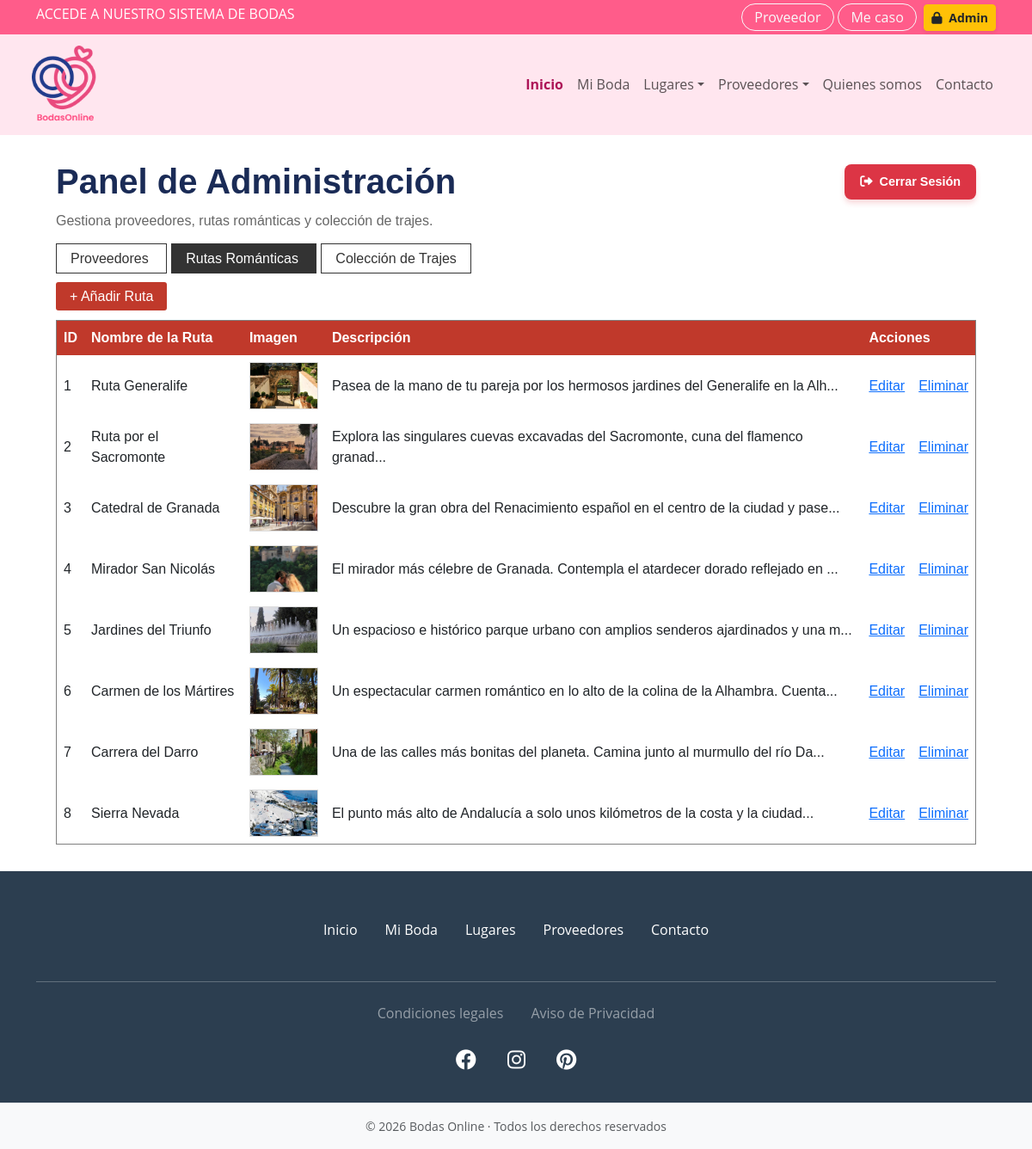
The app's page /admin.php?tab=rutas (signed in) with its own data.
### tables this page shows
CREATE TABLE `rutastb` (
  `idRuta` int NOT NULL,
  `nombreRuta` varchar(100) NOT NULL,
  `imgRuta` varchar(255) NOT NULL,
  `descripcionRuta` text
);

### admin.php (the view, shortened to what this page needs)
<?php
require_once("conexion.php");
$tab = $_GET['tab'] ?? 'proveedores';
function extraer($texto, $desde, $numero){
    if (strlen($texto) > $numero) {
        return substr($texto, $desde, $numero) . "...";
    }
    return $texto;
}
function obtenerRutaImagen($img) {
    if (strpos($img, 'img/') === 0) return $img;
    return 'img/' . $img;
}
if ($tab == 'proveedores') {
    $consulta = "SELECT * FROM proveedorestb, categoriastb WHERE proveedorestb.idCategoria = categoriastb.idCategoria";
    $resultados = $conexion->query($consulta)->fetchAll(PDO::FETCH_ASSOC);
} elseif ($tab == 'rutas') {
    $resultados = $conexion->query("SELECT * FROM rutastb")->fetchAll(PDO::FETCH_ASSOC);
} elseif ($tab == 'trajes') {
    $resultados = $conexion->query("SELECT * FROM trajestb")->fetchAll(PDO::FETCH_ASSOC);
}
?>
<?php include_once("header.php"); ?>
<div style="max-width: 1100px; margin: 30px auto; padding: 0 15px; font-family: sans-serif;">
    <div style="display: flex; justify-content: space-between; align-items: center; flex-wrap: wrap; margin-bottom: 10px;">
        <h1 style="margin: 0; font-family: sans-serif; font-weight: 700; color: #1a2b56;">Panel de Administración</h1>
        <a href="logout.php" style="padding: 10px 18px; background-color: #dc3545; color: white; text-decoration: none; border-radius: 8px; font-weight: 600; font-size: 0.9rem; display: inline-flex; align-items: center; gap: 8px; transition: all 0.2s; box-shadow: 0 4px 6px rgba(220, 53, 69, 0.2);" onmouseover="this.style.backgroundColor='#bd2130'; this.style.transform='translateY(-1px)';" onmouseout="this.style.backgroundColor='#dc3545'; this.style.transform='none';">
            <i class="fas fa-sign-out-alt"></i> Cerrar Sesión
        </a>
    </div>
    <p style="color: #666; margin-bottom: 20px;">Gestiona proveedores, rutas románticas y colección de trajes.</p>
    <div style="margin-bottom: 20px;">
        <a href="admin.php?tab=proveedores" style="padding: 8px 16px; margin-right: 5px; text-decoration: none; border: 1px solid #333; background-color: <?= $tab == 'proveedores' ? '#333' : '#fff' ?>; color: <?= $tab == 'proveedores' ? '#fff' : '#333' ?>;">
            Proveedores
        </a>
        <a href="admin.php?tab=rutas" style="padding: 8px 16px; margin-right: 5px; text-decoration: none; border: 1px solid #333; background-color: <?= $tab == 'rutas' ? '#333' : '#fff' ?>; color: <?= $tab == 'rutas' ? '#fff' : '#333' ?>;">
            Rutas Románticas
        </a>
        <a href="admin.php?tab=trajes" style="padding: 8px 16px; text-decoration: none; border: 1px solid #333; background-color: <?= $tab == 'trajes' ? '#333' : '#fff' ?>; color: <?= $tab == 'trajes' ? '#fff' : '#333' ?>;">
            Colección de Trajes
        </a>
    </div>
    <div style="margin-bottom: 15px;">
        <?php if($tab == 'proveedores'): ?>
            <a href="insertar.php" style="padding: 8px 16px; background-color: #1a2b56; color: white; text-decoration: none; border-radius: 3px;">+ Añadir Proveedor</a>
        <?php elseif($tab == 'rutas'): ?>
            <a href="insertar_ruta.php" style="padding: 8px 16px; background-color: #c0392b; color: white; text-decoration: none; border-radius: 3px;">+ Añadir Ruta</a>
        <?php elseif($tab == 'trajes'): ?>
            <a href="insertar_traje.php" style="padding: 8px 16px; background-color: #1a2b56; color: white; text-decoration: none; border-radius: 3px;">+ Añadir Traje</a>
        <?php endif; ?>
    </div>
    <?php if($tab == 'proveedores'): ?>
    <table border="1" cellpadding="8" cellspacing="0" style="width: 100%; border-collapse: collapse; background-color: #fff;">
        <thead style="background-color: #1a2b56; color: white;">
            <tr>
                <th>ID</th>
                <th>Empresa</th>
                <th>Imagen</th>
                <th>Descripción</th>
                <th>Categoría</th>
                <th>Estado</th>
                <th colspan="2">Acciones</th>
            </tr>
        </thead>
        <tbody>
        <?php if(count($resultados) > 0): ?>
            <?php foreach($resultados as $fila): ?>
            <tr>
                <td><?= $fila['idProveedor'] ?></td>
                <td>
                    <?= htmlspecialchars($fila['nombreProveedor']) ?><br>
                    <small style="color: #666;"><?= htmlspecialchars($fila['telefonoProveedor']) ?></small>
                </td>
                <td><img src="<?= htmlspecialchars(obtenerRutaImagen($fila['imgProveedorP'])) ?>" width="80" height="55" style="object-fit: cover; border: 1px solid #ddd;"></td>
                <td><?= extraer(htmlspecialchars($fila['descripcionProveedor']), 0, 50) ?></td>
                <td><?= htmlspecialchars($fila['nombreCategoria']) ?></td>
                <td><?= $fila['visible'] == 1 ? 'Visible' : 'Oculto' ?></td>
                <td><a href="editar.php?idProveedor=<?= $fila['idProveedor'] ?>">Editar</a></td>
                <td><a href="admin.php?tab=proveedores&borrarProveedor=<?= $fila['idProveedor'] ?>" onclick="return confirm('¿Ocultar este proveedor?');">Ocultar</a></td>
            </tr>
            <?php endforeach; ?>
        <?php else: ?>
            <tr><td colspan="8" style="text-align: center; padding: 20px; color: #666;">No hay proveedores registrados.</td></tr>
        <?php endif; ?>
        </tbody>
    </table>
    <?php elseif($tab == 'rutas'): ?>
    <table border="1" cellpadding="8" cellspacing="0" style="width: 100%; border-collapse: collapse; background-color: #fff;">
        <thead style="background-color: #c0392b; color: white;">
            <tr>
                <th>ID</th>
                <th>Nombre de la Ruta</th>
                <th>Imagen</th>
                <th>Descripción</th>
                <th colspan="2">Acciones</th>
            </tr>
        </thead>
        <tbody>
        <?php if(count($resultados) > 0): ?>
            <?php foreach($resultados as $fila): ?>
            <tr>
                <td><?= $fila['idRuta'] ?></td>
                <td><?= htmlspecialchars($fila['nombreRuta']) ?></td>
                <td><img src="<?= htmlspecialchars(obtenerRutaImagen($fila['imgRuta'])) ?>" width="80" height="55" style="object-fit: cover; border: 1px solid #ddd;"></td>
                <td><?= extraer(htmlspecialchars($fila['descripcionRuta']), 0, 80) ?></td>
                <td><a href="editar_ruta.php?idRuta=<?= $fila['idRuta'] ?>">Editar</a></td>
                <td><a href="admin.php?tab=rutas&borrarRuta=<?= $fila['idRuta'] ?>" onclick="return confirm('¿Eliminar esta ruta?');">Eliminar</a></td>
            </tr>
            <?php endforeach; ?>
        <?php else: ?>
            <tr><td colspan="6" style="text-align: center; padding: 20px; color: #666;">No hay rutas registradas.</td></tr>
        <?php endif; ?>
        </tbody>
    </table>
    <?php endif; ?>
</div>
<?php include_once("footer.php"); ?>

### style.css (style rules this page uses)
:root { --rosa-fondo: #ffe6ef; --rosa-intenso: #ff5c8a; --rosa-medio: #ff9bb8; --azul: #0046ff; --gris-texto: #555; --color-negro-fondo: #000000; --color-rosa-tarjeta: #fcebed; --color-rojo-flecha: #ff1a4d; --color-texto-azul: #0a1b44; --color-pie-texto: #802040; --rosa-principal: #ff3366; --dorado-premium: #ffc107; --azul-oscuro: #0a1b44; --pink-main: #ff4d88; --pink-gradient: linear-gradient(90deg, #ff4d88 0%, #ff758c 100%); --pink-soft: #ffe6ef; --pink-light: #fff0f3; --navy-blue: #1a2b56; --navy-blog: #0a1b44; --navy-dark: #0a1b44; --yellow-stars: #ffb800; --yellow-blog: #ffb800; --text-muted: #b56b7d; --text-brown: #8a3a3a; --bg-premium: #ffb800; --gold-stars: #ffc107; --pink-btn: linear-gradient(90deg, #ff4d88 0%, #ff758c 100%); --pink-accent: #ff3366; --pink-primary: #ff4d88; --pink-bg-light: #ffe6ef; --dark-blue: #2c3e50; --bo-pink: #ff4d88; --bo-pink-hover: #ff3370; --bo-pink-light: #fff0f3; --bo-pink-border: #ffdce5; --bo-navy: #1d3557; --bo-accent-pink: #ff4d88; --bo-yellow: #ffb800; --bo-blue-button: #233d90; }
body { font-family: 'Open Sans', system-ui, -apple-system, BlinkMacSystemFont, "Segoe UI", sans-serif; background-color: #fff; overflow-x: hidden; }

### records on screen
rutastb: idRuta "1", nombreRuta "Ruta Generalife", imgRuta (picture), descripcionRuta "Pasea de la mano de tu pareja por los hermosos jardines del Generalife en la Alh..."
rutastb: idRuta "2", nombreRuta "Ruta por el Sacromonte", imgRuta (picture), descripcionRuta "Explora las singulares cuevas excavadas del Sacromonte, cuna del flamenco granad..."
rutastb: idRuta "3", nombreRuta "Catedral de Granada", imgRuta (picture), descripcionRuta "Descubre la gran obra del Renacimiento español en el centro de la ciudad y pase..."
rutastb: idRuta "4", nombreRuta "Mirador San Nicolás", imgRuta (picture), descripcionRuta "El mirador más célebre de Granada. Contempla el atardecer dorado reflejado en ..."
rutastb: idRuta "5", nombreRuta "Jardines del Triunfo", imgRuta (picture), descripcionRuta "Un espacioso e histórico parque urbano con amplios senderos ajardinados y una m..."
rutastb: idRuta "6", nombreRuta "Carmen de los Mártires", imgRuta (picture), descripcionRuta "Un espectacular carmen romántico en lo alto de la colina de la Alhambra. Cuenta..."
rutastb: idRuta "7", nombreRuta "Carrera del Darro", imgRuta (picture), descripcionRuta "Una de las calles más bonitas del planeta. Camina junto al murmullo del río Da..."
rutastb: idRuta "8", nombreRuta "Sierra Nevada", imgRuta (picture), descripcionRuta "El punto más alto de Andalucía a solo unos kilómetros de la costa y la ciudad..."
